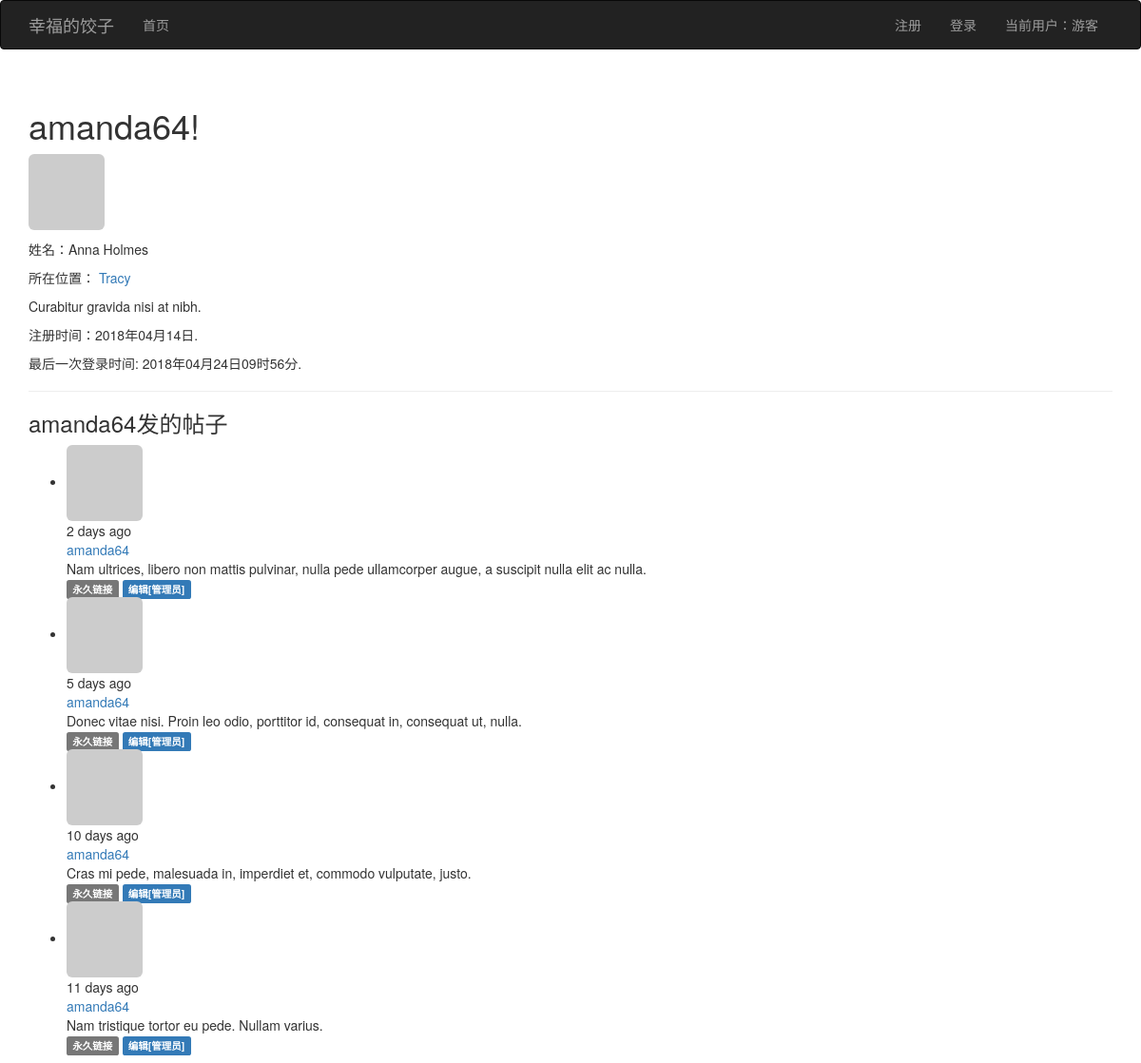
Screenshot of /user/amanda64 with the database file from the repository.
### app/models.py (models this page shows, shortened)
class User(UserMixin, db.Model):
    __tablename__ = 'users'
    id = db.Column(db.Integer, primary_key=True)
    email = db.Column(db.String(64), unique=True, index=True)
    username = db.Column(db.String(64), unique=True, index=True)
    role_id = db.Column(db.Integer, db.ForeignKey('roles.id'))
    password_hash = db.Column(db.String(128))
    confirmed = db.Column(db.Boolean, default=False)
    name = db.Column(db.String(64))
    location = db.Column(db.String(64))
    about_me = db.Column(db.Text())
    member_since = db.Column(db.DateTime(), default=datetime.utcnow)
    last_seen = db.Column(db.DateTime(), default=datetime.utcnow)
    avatar_hash = db.Column(db.String(32))
    posts = db.relationship('Post', backref='author', lazy='dynamic')
    @property
    def password(self):
        raise AttributeError('密码不是可读属性。')
    def gravatar(self, size=100, default='identicon', rationg='g'):
        if request.is_secure:
            url = 'https://secure.gravatar.com/avatar'
        else:
            url = 'http://www.gravatar.com/avatar'
        hash = hashlib.md5(self.email.encode('utf-8')).hexdigest()
        return '{url}/{hash}?s={size}&d={default}&r={rationg}'.format(url=url, hash=hash, size=size, default=default,
                                                                      rationg=rationg)
    def __repr__(self):
        return '<Role %r>' % self.username

class Post(db.Model):
    __tablename__ = 'posts'
    id = db.Column(db.Integer, primary_key=True)
    body = db.Column(db.Text)
    timestamp = db.Column(db.DateTime, index=True, default=datetime.utcnow)
    author_id = db.Column(db.Integer, db.ForeignKey('users.id'))
    body_html = db.Column(db.Text)

### app/main/views.py (the view)
@main.route('/user/<username>')
def user(username):
    user = User.query.filter_by(username=username).first_or_404()
    print('/user/', user)
    page = request.args.get('page', 1, type=int)
    pagination = user.posts.order_by(Post.timestamp.desc()).paginate(
        page, per_page=current_app.config['FLASKY_POSTS_PER_PAGE'],
        error_out=False)
    posts = pagination.items
    return render_template('default/user.html', user=user, posts=posts, pagination=pagination)

### app/auth/views.py (called while the page is built)
@auth.before_app_request
def before_request():
    if current_user.is_authenticated:
        current_user.ping()
        if not current_user.confirmed \
                and request.endpoint \
                and request.blueprint != 'auth' \
                and request.endpoint != 'static':
            return redirect(url_for('auth.unconfirmed'))

### app/main/__init__.py (called while the page is built)
@main.app_context_processor
def inject_permission():
    return dict(Permission=Permission)

### app/models.py (called while the page is built)
    def is_administrator(self):
        return False

### templates/default/user.html (shortened to what this page needs)
{% extends "base.html" %}
{% block content %}
    <div class="container">
    <div class="page-header">
        <h1>{{ user.username }}!</h1>
        {% if user.name or user.location %}
    <p>
        {% if user.name %}
            <img class="img-rounded profile-thumbnail" src="{{ user.gravatar(size=256) }}">
            <p>姓名：{{ user.name }}</p>
        {% endif %}
        {% if user.location %}
            <p>所在位置： <a href="https://www.amap.com/search?query={{ user.location }}">{{ user.location }}</a></p>
        {% endif %}
    </p>
    {% endif %}
    {% if user.about_me %}<p>{{ user.about_me }}</p>{% endif %}
        <p>
            注册时间：{{ moment(user.member_since).format("YYYY年MM月DD日") }}.
        </p>
        <p>
            最后一次登录时间: {{ moment(user.last_seen).format("YYYY年MM月DD日HH时mm分") }}.
        </p>
    </div>
    <h3>{{ user.username }}发的帖子</h3>
    {% include 'default/_posts.html' %}
</div>
{% endblock content %}

### templates/default/_posts.html
<ul class="posts">
    {% for post in posts %}
    <li class="post">
        <div class="post-thumbnail">
            <a href="{{ url_for('.user', username=post.author.username) }}">
                <img class="img-rounded profile-thumbnail" src="{{ post.author.gravatar(size=40) }}">
            </a>
        </div>
        <div class="post-content">
            <div class="post-date">{{ moment(post.timestamp).fromNow() }}</div>
            <div class="post-author"><a href="{{ url_for('.user', username=post.author.username) }}">{{ post.author.username }}</a></div>
            <div class="post-body">
                {% if post.body_html %}
                    {{ post.body_html | safe }}
                {% else %}
                    {{ post.body }}
                {% endif %}
            </div>
            <div class="post-footer">
                <a href="{{ url_for('.post', id=post.id) }}"><span class="label label-default">永久链接</span></a>
                {% if current_user == post.author %}
                    <a href="{{ url_for('.edit', id=post.id) }}"><span class="label label-primary">编辑</span></a>
                {% elif current_user.is_administrator %}
                    <a href="{{ url_for('.edit', id=post.id) }}"><span class="label label-primary">编辑[管理员]</span></a>
                {% endif %}
            </div>
        </div>
    </li>
    {% endfor %}
</ul>

### rows the page displays
User: username "amanda64", name "Anna Holmes", location "Tracy", about_me "Curabitur gravida nisi at nibh.", member_since "2018年04月14日", last_seen "2018年04月24日09时56分"
Post: timestamp "2 days ago", author.username "amanda64", body "Nam ultrices, libero non mattis pulvinar, nulla pede ullamcorper augue, a suscipit nulla elit ac nulla."
Post: timestamp "5 days ago", author.username "amanda64", body "Donec vitae nisi. Proin leo odio, porttitor id, consequat in, consequat ut, nulla."
Post: timestamp "10 days ago", author.username "amanda64", body "Cras mi pede, malesuada in, imperdiet et, commodo vulputate, justo."
Post: timestamp "11 days ago", author.username "amanda64", body "Nam tristique tortor eu pede. Nullam varius."
